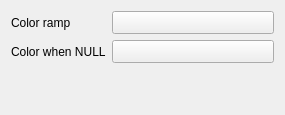
<?xml version="1.0" encoding="UTF-8"?>
<ui version="4.0">
 <class>PropertyColorAssistant</class>
 <widget class="QWidget" name="PropertyColorAssistant">
  <property name="geometry">
   <rect>
    <x>0</x>
    <y>0</y>
    <width>285</width>
    <height>115</height>
   </rect>
  </property>
  <layout class="QGridLayout" name="gridLayout_2" columnstretch="0,0">
   <item row="5" column="0">
    <spacer name="verticalSpacer">
     <property name="orientation">
      <enum>Qt::Vertical</enum>
     </property>
     <property name="sizeHint" stdset="0">
      <size>
       <width>20</width>
       <height>0</height>
      </size>
     </property>
    </spacer>
   </item>
   <item row="4" column="0">
    <widget class="QLabel" name="label_8">
     <property name="text">
      <string>Color when NULL</string>
     </property>
    </widget>
   </item>
   <item row="4" column="1">
    <widget class="QgsColorButton" name="mNullColorButton">
     <property name="sizePolicy">
      <sizepolicy hsizetype="Expanding" vsizetype="Fixed">
       <horstretch>0</horstretch>
       <verstretch>0</verstretch>
      </sizepolicy>
     </property>
     <property name="minimumSize">
      <size>
       <width>120</width>
       <height>0</height>
      </size>
     </property>
     <property name="maximumSize">
      <size>
       <width>16777215</width>
       <height>16777215</height>
      </size>
     </property>
     <property name="text">
      <string/>
     </property>
    </widget>
   </item>
   <item row="2" column="1">
    <widget class="QgsColorRampButton" name="mColorRampButton">
     <property name="sizePolicy">
      <sizepolicy hsizetype="Expanding" vsizetype="Fixed">
       <horstretch>0</horstretch>
       <verstretch>0</verstretch>
      </sizepolicy>
     </property>
     <property name="minimumSize">
      <size>
       <width>120</width>
       <height>0</height>
      </size>
     </property>
     <property name="maximumSize">
      <size>
       <width>16777215</width>
       <height>16777215</height>
      </size>
     </property>
    </widget>
   </item>
   <item row="2" column="0">
    <widget class="QLabel" name="label">
     <property name="text">
      <string>Color ramp</string>
     </property>
    </widget>
   </item>
  </layout>
 </widget>
 <customwidgets>
  <customwidget>
   <class>QgsColorRampButton</class>
   <extends>QToolButton</extends>
   <header>qgscolorrampbutton.h</header>
   <container>1</container>
  </customwidget>
  <customwidget>
   <class>QgsColorButton</class>
   <extends>QToolButton</extends>
   <header>qgscolorbutton.h</header>
   <container>1</container>
  </customwidget>
 </customwidgets>
 <tabstops>
  <tabstop>mColorRampButton</tabstop>
  <tabstop>mNullColorButton</tabstop>
 </tabstops>
 <resources/>
 <connections/>
</ui>
